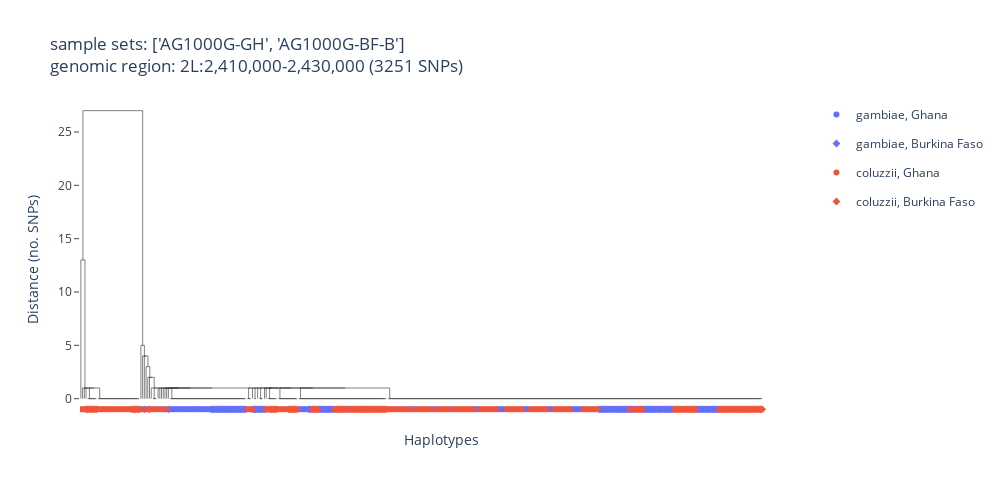

This figure's notebook cell:
### Code cell
ag3.plot_haplotype_clustering(
    region="2L:2,410,000-2,430,000",
    sample_sets=["AG1000G-GH", "AG1000G-BF-B"],
    analysis="gamb_colu",
    color="taxon",
    symbol="country",
    linkage_method="single",
    width=1000,
    height=500,
    count_sort=True,
    distance_sort=False,
)
